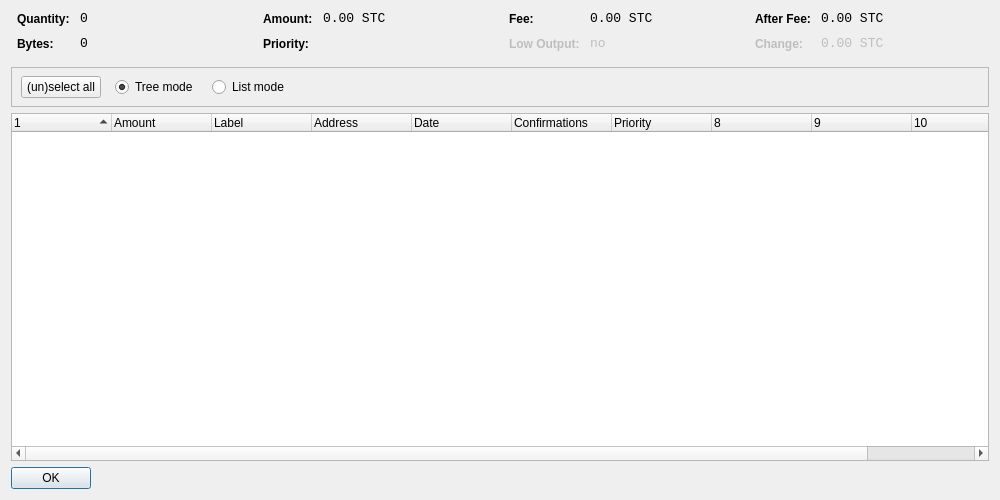
<?xml version="1.0" encoding="UTF-8"?>
<ui version="4.0">
 <class>CoinControlDialog</class>
 <widget class="QDialog" name="CoinControlDialog">
  <property name="geometry">
   <rect>
    <x>0</x>
    <y>0</y>
    <width>1000</width>
    <height>500</height>
   </rect>
  </property>
  <property name="windowTitle">
   <string>Coin Control</string>
  </property>
  <layout class="QVBoxLayout" name="verticalLayout">
   <item>
    <layout class="QHBoxLayout" name="horizontalLayoutTop" stretch="0,0,0,0">
     <property name="topMargin">
      <number>0</number>
     </property>
     <property name="bottomMargin">
      <number>10</number>
     </property>
     <item>
      <layout class="QFormLayout" name="formLayoutCoinControl1">
       <property name="horizontalSpacing">
        <number>10</number>
       </property>
       <property name="verticalSpacing">
        <number>10</number>
       </property>
       <property name="leftMargin">
        <number>6</number>
       </property>
       <property name="rightMargin">
        <number>6</number>
       </property>
       <item row="0" column="0">
        <widget class="QLabel" name="labelCoinControlQuantityText">
         <property name="styleSheet">
          <string notr="true">font-weight:bold;</string>
         </property>
         <property name="text">
          <string>Quantity:</string>
         </property>
        </widget>
       </item>
       <item row="0" column="1">
        <widget class="QLabel" name="labelCoinControlQuantity">
         <property name="font">
          <font>
           <family>Monospace</family>
           <pointsize>10</pointsize>
          </font>
         </property>
         <property name="cursor">
          <cursorShape>IBeamCursor</cursorShape>
         </property>
         <property name="contextMenuPolicy">
          <enum>Qt::ActionsContextMenu</enum>
         </property>
         <property name="text">
          <string notr="true">0</string>
         </property>
         <property name="textInteractionFlags">
          <set>Qt::LinksAccessibleByMouse|Qt::TextSelectableByKeyboard|Qt::TextSelectableByMouse</set>
         </property>
        </widget>
       </item>
       <item row="1" column="0">
        <widget class="QLabel" name="labelCoinControlBytesText">
         <property name="styleSheet">
          <string notr="true">font-weight:bold;</string>
         </property>
         <property name="text">
          <string>Bytes:</string>
         </property>
        </widget>
       </item>
       <item row="1" column="1">
        <widget class="QLabel" name="labelCoinControlBytes">
         <property name="font">
          <font>
           <family>Monospace</family>
           <pointsize>10</pointsize>
          </font>
         </property>
         <property name="cursor">
          <cursorShape>IBeamCursor</cursorShape>
         </property>
         <property name="contextMenuPolicy">
          <enum>Qt::ActionsContextMenu</enum>
         </property>
         <property name="text">
          <string notr="true">0</string>
         </property>
         <property name="textInteractionFlags">
          <set>Qt::LinksAccessibleByMouse|Qt::TextSelectableByKeyboard|Qt::TextSelectableByMouse</set>
         </property>
        </widget>
       </item>
      </layout>
     </item>
     <item>
      <layout class="QFormLayout" name="formLayoutCoinControl2">
       <property name="horizontalSpacing">
        <number>10</number>
       </property>
       <property name="verticalSpacing">
        <number>10</number>
       </property>
       <property name="leftMargin">
        <number>6</number>
       </property>
       <property name="rightMargin">
        <number>6</number>
       </property>
       <item row="0" column="0">
        <widget class="QLabel" name="labelCoinControlAmountText">
         <property name="styleSheet">
          <string notr="true">font-weight:bold;</string>
         </property>
         <property name="text">
          <string>Amount:</string>
         </property>
        </widget>
       </item>
       <item row="0" column="1">
        <widget class="QLabel" name="labelCoinControlAmount">
         <property name="font">
          <font>
           <family>Monospace</family>
           <pointsize>10</pointsize>
          </font>
         </property>
         <property name="cursor">
          <cursorShape>IBeamCursor</cursorShape>
         </property>
         <property name="contextMenuPolicy">
          <enum>Qt::ActionsContextMenu</enum>
         </property>
         <property name="text">
          <string notr="true">0.00 STC</string>
         </property>
         <property name="textInteractionFlags">
          <set>Qt::LinksAccessibleByMouse|Qt::TextSelectableByKeyboard|Qt::TextSelectableByMouse</set>
         </property>
        </widget>
       </item>
       <item row="1" column="0">
        <widget class="QLabel" name="labelCoinControlPriorityText">
         <property name="styleSheet">
          <string notr="true">font-weight:bold;</string>
         </property>
         <property name="text">
          <string>Priority:</string>
         </property>
        </widget>
       </item>
       <item row="1" column="1">
        <widget class="QLabel" name="labelCoinControlPriority">
         <property name="font">
          <font>
           <family>Monospace</family>
           <pointsize>10</pointsize>
          </font>
         </property>
         <property name="cursor">
          <cursorShape>IBeamCursor</cursorShape>
         </property>
         <property name="contextMenuPolicy">
          <enum>Qt::ActionsContextMenu</enum>
         </property>
         <property name="text">
          <string/>
         </property>
         <property name="textInteractionFlags">
          <set>Qt::LinksAccessibleByMouse|Qt::TextSelectableByKeyboard|Qt::TextSelectableByMouse</set>
         </property>
        </widget>
       </item>
      </layout>
     </item>
     <item>
      <layout class="QFormLayout" name="formLayoutCoinControl3">
       <property name="horizontalSpacing">
        <number>10</number>
       </property>
       <property name="verticalSpacing">
        <number>10</number>
       </property>
       <property name="leftMargin">
        <number>6</number>
       </property>
       <property name="rightMargin">
        <number>6</number>
       </property>
       <item row="0" column="0">
        <widget class="QLabel" name="labelCoinControlFeeText">
         <property name="styleSheet">
          <string notr="true">font-weight:bold;</string>
         </property>
         <property name="text">
          <string>Fee:</string>
         </property>
        </widget>
       </item>
       <item row="0" column="1">
        <widget class="QLabel" name="labelCoinControlFee">
         <property name="font">
          <font>
           <family>Monospace</family>
           <pointsize>10</pointsize>
          </font>
         </property>
         <property name="cursor">
          <cursorShape>IBeamCursor</cursorShape>
         </property>
         <property name="contextMenuPolicy">
          <enum>Qt::ActionsContextMenu</enum>
         </property>
         <property name="text">
          <string notr="true">0.00 STC</string>
         </property>
         <property name="textInteractionFlags">
          <set>Qt::LinksAccessibleByMouse|Qt::TextSelectableByKeyboard|Qt::TextSelectableByMouse</set>
         </property>
        </widget>
       </item>
       <item row="1" column="0">
        <widget class="QLabel" name="labelCoinControlLowOutputText">
         <property name="enabled">
          <bool>false</bool>
         </property>
         <property name="styleSheet">
          <string notr="true">font-weight:bold;</string>
         </property>
         <property name="text">
          <string>Low Output:</string>
         </property>
        </widget>
       </item>
       <item row="1" column="1">
        <widget class="QLabel" name="labelCoinControlLowOutput">
         <property name="enabled">
          <bool>false</bool>
         </property>
         <property name="font">
          <font>
           <family>Monospace</family>
           <pointsize>10</pointsize>
          </font>
         </property>
         <property name="cursor">
          <cursorShape>IBeamCursor</cursorShape>
         </property>
         <property name="contextMenuPolicy">
          <enum>Qt::ActionsContextMenu</enum>
         </property>
         <property name="text">
          <string notr="true">no</string>
         </property>
         <property name="textInteractionFlags">
          <set>Qt::LinksAccessibleByMouse|Qt::TextSelectableByKeyboard|Qt::TextSelectableByMouse</set>
         </property>
        </widget>
       </item>
      </layout>
     </item>
     <item>
      <layout class="QFormLayout" name="formLayoutCoinControl4">
       <property name="horizontalSpacing">
        <number>10</number>
       </property>
       <property name="verticalSpacing">
        <number>10</number>
       </property>
       <property name="leftMargin">
        <number>6</number>
       </property>
       <property name="rightMargin">
        <number>6</number>
       </property>
       <item row="0" column="0">
        <widget class="QLabel" name="labelCoinControlAfterFeeText">
         <property name="styleSheet">
          <string notr="true">font-weight:bold;</string>
         </property>
         <property name="text">
          <string>After Fee:</string>
         </property>
        </widget>
       </item>
       <item row="0" column="1">
        <widget class="QLabel" name="labelCoinControlAfterFee">
         <property name="font">
          <font>
           <family>Monospace</family>
           <pointsize>10</pointsize>
          </font>
         </property>
         <property name="cursor">
          <cursorShape>IBeamCursor</cursorShape>
         </property>
         <property name="contextMenuPolicy">
          <enum>Qt::ActionsContextMenu</enum>
         </property>
         <property name="text">
          <string notr="true">0.00 STC</string>
         </property>
         <property name="textInteractionFlags">
          <set>Qt::LinksAccessibleByMouse|Qt::TextSelectableByKeyboard|Qt::TextSelectableByMouse</set>
         </property>
        </widget>
       </item>
       <item row="1" column="0">
        <widget class="QLabel" name="labelCoinControlChangeText">
         <property name="enabled">
          <bool>false</bool>
         </property>
         <property name="styleSheet">
          <string notr="true">font-weight:bold;</string>
         </property>
         <property name="text">
          <string>Change:</string>
         </property>
        </widget>
       </item>
       <item row="1" column="1">
        <widget class="QLabel" name="labelCoinControlChange">
         <property name="enabled">
          <bool>false</bool>
         </property>
         <property name="font">
          <font>
           <family>Monospace</family>
           <pointsize>10</pointsize>
          </font>
         </property>
         <property name="cursor">
          <cursorShape>IBeamCursor</cursorShape>
         </property>
         <property name="contextMenuPolicy">
          <enum>Qt::ActionsContextMenu</enum>
         </property>
         <property name="text">
          <string notr="true">0.00 STC</string>
         </property>
         <property name="textInteractionFlags">
          <set>Qt::LinksAccessibleByMouse|Qt::TextSelectableByKeyboard|Qt::TextSelectableByMouse</set>
         </property>
        </widget>
       </item>
      </layout>
     </item>
    </layout>
   </item>
   <item>
    <widget class="QFrame" name="frame">
     <property name="minimumSize">
      <size>
       <width>0</width>
       <height>40</height>
      </size>
     </property>
     <property name="frameShape">
      <enum>QFrame::StyledPanel</enum>
     </property>
     <property name="frameShadow">
      <enum>QFrame::Sunken</enum>
     </property>
     <widget class="QWidget" name="horizontalLayoutWidget">
      <property name="geometry">
       <rect>
        <x>10</x>
        <y>0</y>
        <width>781</width>
        <height>41</height>
       </rect>
      </property>
      <layout class="QHBoxLayout" name="horizontalLayoutPanel" stretch="0,0,0,0,0">
       <property name="spacing">
        <number>14</number>
       </property>
       <item>
        <widget class="QPushButton" name="pushButtonSelectAll">
         <property name="sizePolicy">
          <sizepolicy hsizetype="Maximum" vsizetype="Fixed">
           <horstretch>0</horstretch>
           <verstretch>0</verstretch>
          </sizepolicy>
         </property>
         <property name="text">
          <string>(un)select all</string>
         </property>
        </widget>
       </item>
       <item>
        <widget class="QRadioButton" name="radioTreeMode">
         <property name="sizePolicy">
          <sizepolicy hsizetype="Maximum" vsizetype="Fixed">
           <horstretch>0</horstretch>
           <verstretch>0</verstretch>
          </sizepolicy>
         </property>
         <property name="text">
          <string>Tree mode</string>
         </property>
         <property name="checked">
          <bool>true</bool>
         </property>
        </widget>
       </item>
       <item>
        <widget class="QRadioButton" name="radioListMode">
         <property name="sizePolicy">
          <sizepolicy hsizetype="Maximum" vsizetype="Fixed">
           <horstretch>0</horstretch>
           <verstretch>0</verstretch>
          </sizepolicy>
         </property>
         <property name="text">
          <string>List mode</string>
         </property>
        </widget>
       </item>
       <item>
        <spacer name="horizontalSpacer">
         <property name="orientation">
          <enum>Qt::Horizontal</enum>
         </property>
         <property name="sizeHint" stdset="0">
          <size>
           <width>40</width>
           <height>20</height>
          </size>
         </property>
        </spacer>
       </item>
      </layout>
     </widget>
    </widget>
   </item>
   <item>
    <widget class="CoinControlTreeWidget" name="treeWidget">
     <property name="contextMenuPolicy">
      <enum>Qt::CustomContextMenu</enum>
     </property>
     <property name="sortingEnabled">
      <bool>false</bool>
     </property>
     <property name="columnCount">
      <number>11</number>
     </property>
     <attribute name="headerShowSortIndicator" stdset="0">
      <bool>true</bool>
     </attribute>
     <attribute name="headerStretchLastSection">
      <bool>false</bool>
     </attribute>
     <column>
      <property name="text">
       <string/>
      </property>
     </column>
     <column>
      <property name="text">
       <string>Amount</string>
      </property>
     </column>
     <column>
      <property name="text">
       <string>Label</string>
      </property>
     </column>
     <column>
      <property name="text">
       <string>Address</string>
      </property>
     </column>
     <column>
      <property name="text">
       <string>Date</string>
      </property>
     </column>
     <column>
      <property name="text">
       <string>Confirmations</string>
      </property>
      <property name="toolTip">
       <string>Confirmed</string>
      </property>
     </column>
     <column>
      <property name="text">
       <string>Priority</string>
      </property>
     </column>
     <column>
      <property name="text">
       <string/>
      </property>
     </column>
     <column>
      <property name="text">
       <string/>
      </property>
     </column>
     <column>
      <property name="text">
       <string/>
      </property>
     </column>
     <column>
      <property name="text">
       <string/>
      </property>
     </column>
    </widget>
   </item>
   <item>
    <widget class="QDialogButtonBox" name="buttonBox">
     <property name="sizePolicy">
      <sizepolicy hsizetype="Maximum" vsizetype="Fixed">
       <horstretch>0</horstretch>
       <verstretch>0</verstretch>
      </sizepolicy>
     </property>
     <property name="orientation">
      <enum>Qt::Horizontal</enum>
     </property>
     <property name="standardButtons">
      <set>QDialogButtonBox::Ok</set>
     </property>
    </widget>
   </item>
  </layout>
 </widget>
 <customwidgets>
  <customwidget>
   <class>CoinControlTreeWidget</class>
   <extends>QTreeWidget</extends>
   <header>coincontroltreewidget.h</header>
  </customwidget>
 </customwidgets>
 <resources/>
 <connections/>
</ui>
